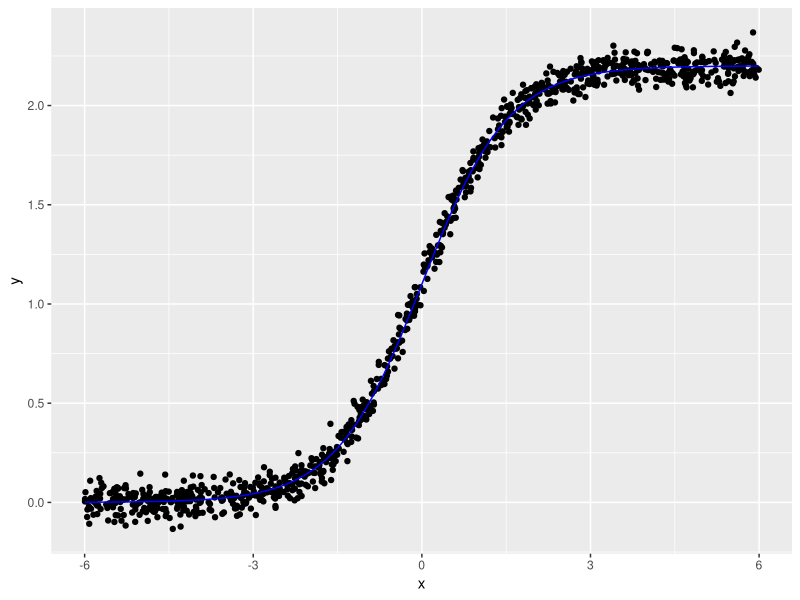
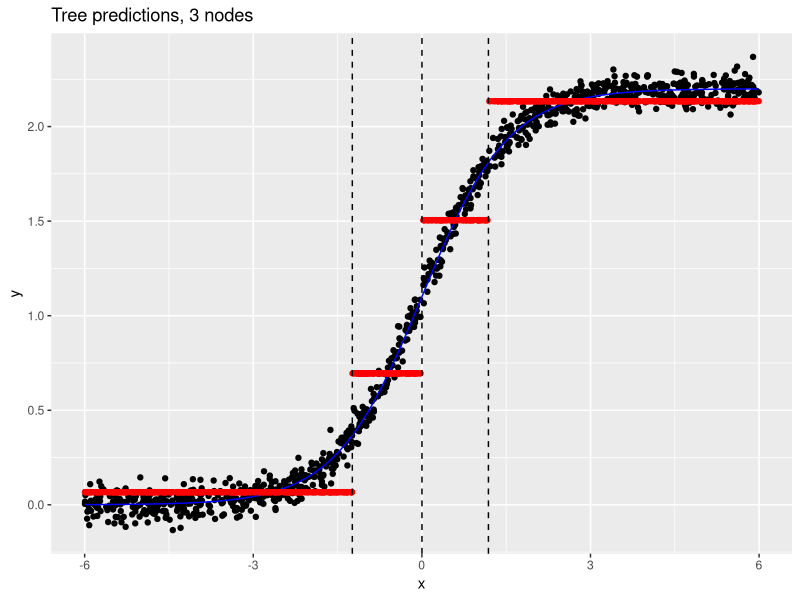
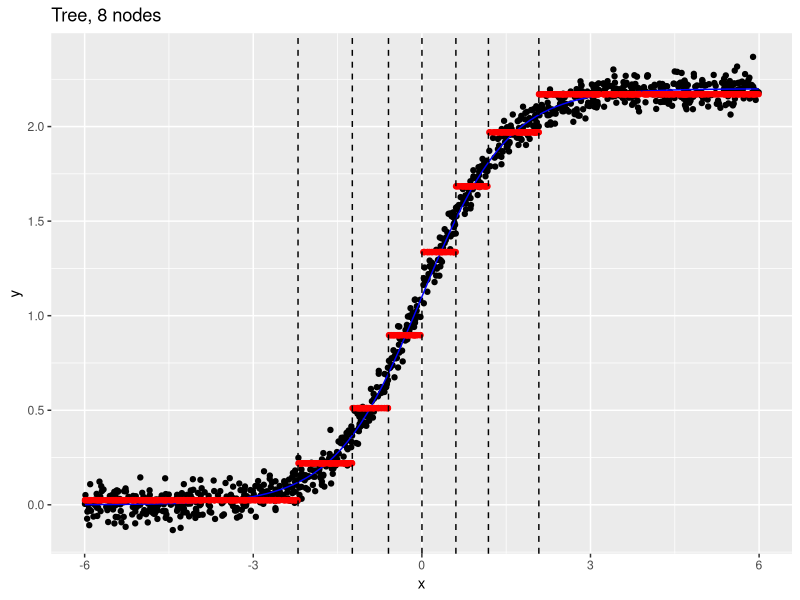
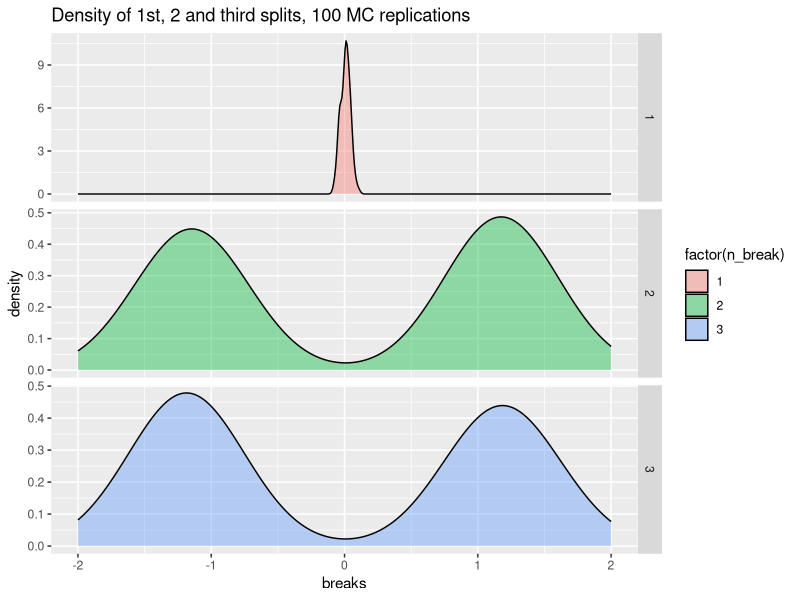
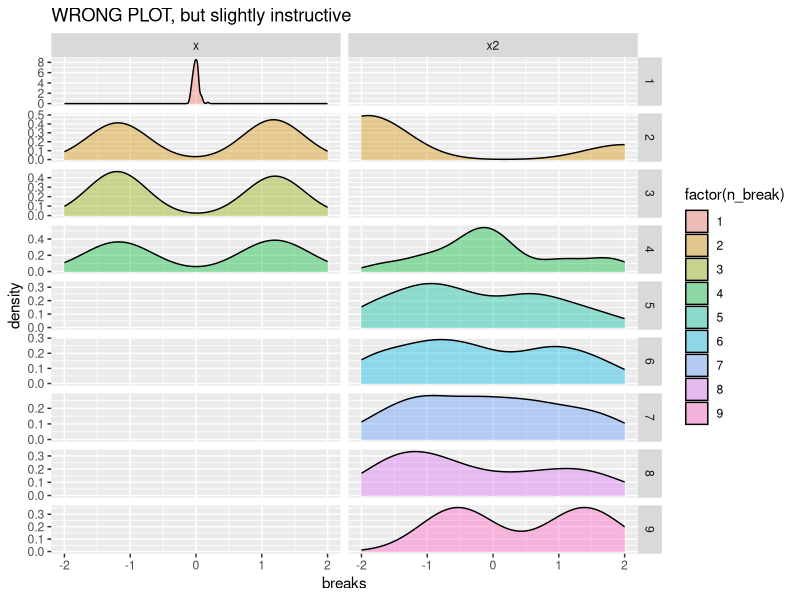
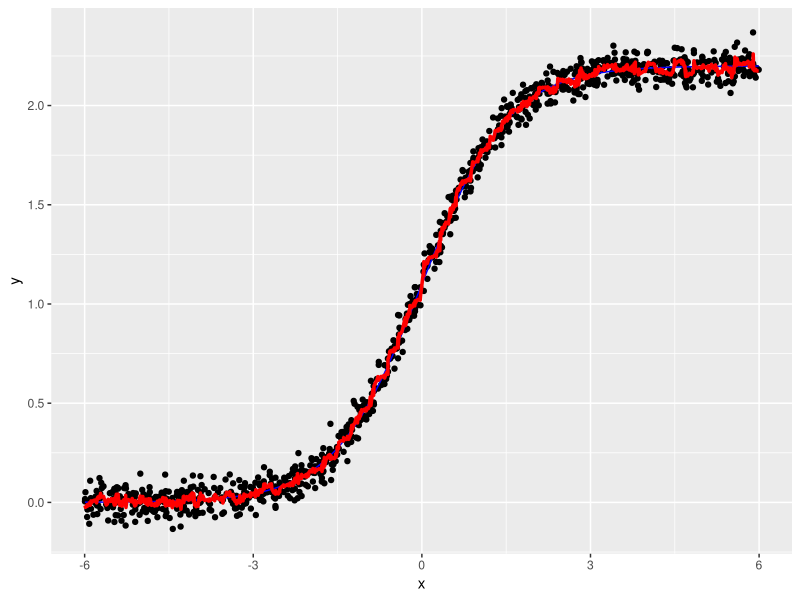
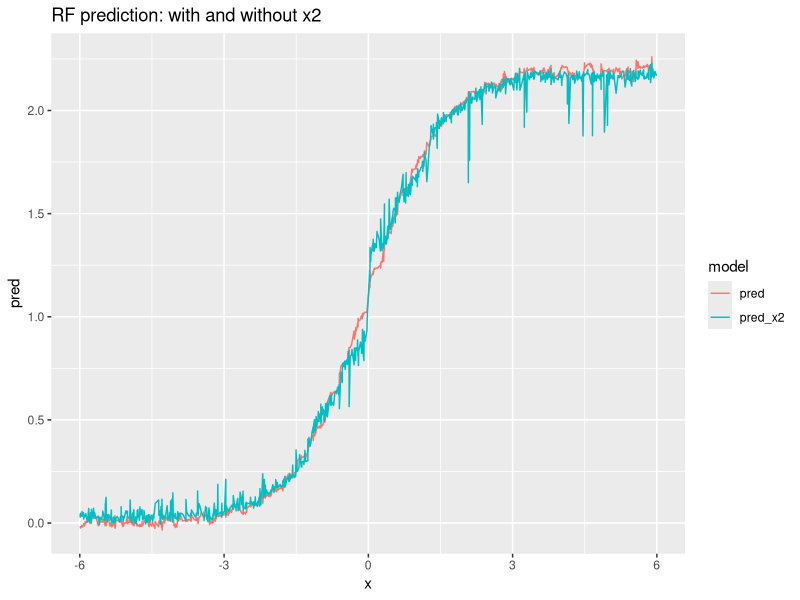
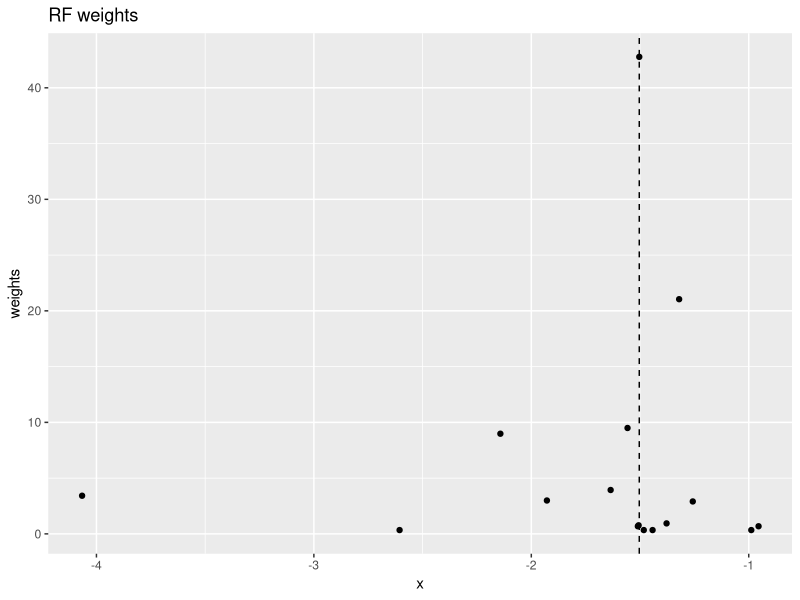

Generate these figures, in order, with R:
## ---- chunk 1
knitr::opts_chunk$set(echo = TRUE)
## ---- chunk 2
library(rpart)
# library(tree)
# library(party)
library(randomForest)
library(tidyverse)
library(magrittr)
## ---- chunk 3
set.seed(123)
N <-  1000
x <-  runif(N, -6, 6)

sigmoid <-  function(x, k=1, cent = 0)  1 / (1 + exp(-k*(x-cent)))


sim_dat <-  function(N = 1000, seed = 123, add_x2 = FALSE) {
  set.seed(seed)
  x <-  runif(N, -6, 6)
  y <-  2.2 *sigmoid(x, k = 1.3) +rnorm(N, sd = 0.05)
  df <-  data_frame(y=y, x=x, n_order = rank(x)) %>%
    mutate(n_row = 1:n())
  if(add_x2) df <-  df %>% 
    mutate(x2 = rnorm(N))
  df
}

df <-  sim_dat()
df

## ---- chunk 4
pl_raw <- ggplot(df, aes(x, y)) +
  geom_point() +
  stat_function(fun = function(x) 2.2 *sigmoid(x, 1.3), colour = "blue") 
  # geom_vline(xintercept = target_val)

pl_raw
## ---- chunk 5
get_breaks <-  function(x) UseMethod("get_breaks")
get_breaks.rpart <- function(x) {
  x$splits %>% 
    as_data_frame() %>% 
    mutate(variable = rownames(x$splits)) %>% 
    select(variable, everything()) %>% 
    rename(breaks = .data$index) %>%  
    arrange(desc(.data$improve))
}

get_pred <-  function(x, ...) UseMethod("get_pred")
get_pred.rpart <- function(x) {
  if(!"x" %in% names(x)) stop("Should call model with x=TRUE")
  data_frame(pred = predict(x),
             x = as.vector(x$x)) %>% 
  dplyr::select(x, pred)
}

plot_tree <-  function(x) UseMethod("plot_tree")

plot_tree.default <-  function(x) {
  pl_raw +
    geom_point(aes(y = pred), data = get_pred(x), colour = I("red")) +
    geom_vline(aes(xintercept = breaks), data = get_breaks(x), linetype = 2)
}

## ---- chunk 6
fit_rpart <- rpart(y ~ x, method="anova", data=df, control = list(cp=0.01), x = TRUE)
fit_rpart_2 <- rpart(y ~ x, method="anova", data=df, control = list(cp=0.001), x = TRUE)
## ---- chunk 7
plot_tree(fit_rpart) +
  ggtitle("Tree predictions, 3 nodes")
## ---- chunk 8
plot_tree(fit_rpart_2) +
  ggtitle("Tree, 8 nodes")
## ---- chunk 9
sim_breaks <-  function(N=1000, add_x2 = FALSE, formu = y~x) {
  sim_dat(N=N, seed =NULL, add_x2 = add_x2) %>% 
    rpart(formu, method="anova", data=., control = list(cp=0.01), x = TRUE) %>% 
    get_breaks() %>% 
    arrange(desc(improve)) %>% 
    mutate(n_break = 1:n())
}


sim_breaks_MC <-  rerun(100, sim_breaks()) %>% 
  bind_rows() %>% 
  mutate(n_sim = rep(1:100, each = 3))

## ---- chunk 10
sim_breaks_MC %>% 
  ggplot(aes(x= breaks, fill = factor(n_break)))+
  geom_density(alpha = I(0.4)) +
  facet_grid(n_break~., scales = "free") +
  xlim(c(-2, 2)) +
  ggtitle("Density of 1st, 2 and third splits, 100 MC replications")

## ---- chunk 11
sim_breaks_MC_x2 <-  rerun(100, sim_breaks(add_x2 = TRUE, formu = y~x + x2)) %>% 
  bind_rows() 

## ---- chunk 12
sim_breaks_MC_x2 %>% 
  ggplot(aes(x= breaks, fill = factor(n_break)))+
  geom_density(alpha = I(0.4)) +
  facet_grid(n_break ~ variable, scales = "free") +
  xlim(c(-2, 2)) +
  ggtitle("WRONG PLOT, but slightly instructive ")

## ---- chunk 13
fit_RF_n22 <- randomForest(y~x, data = df, nodesize = 22)
## ---- chunk 14
get_pred.randomForest <-  function(x, x_dat = df$x) {
  pred <- predict(x)
  data_frame(x = x_dat, pred = pred)
}

get_breaks.randomForest <-  function(x) get_breaks.rpart(x)
## ---- chunk 15
pl_raw +
  geom_line(aes(y = pred), data = get_pred(fit_RF_n22), colour = I("red"), size = I(1.2)) 
## ---- chunk 16
df_x2 <-  sim_dat(add_x2 = TRUE)
fit_RF_n22_x2 <- randomForest(y~x +x2, data = df_x2, nodesize = 22)
## ---- chunk 17
get_pred(fit_RF_n22) %>% 
  left_join(get_pred(fit_RF_n22_x2) %>%  rename(pred_x2 = pred), by = "x") %>% 
  gather(model, pred, starts_with("pred")) %>% 
  ggplot(aes(x = x, y = pred, colour = model)) +
  geom_line() +
  ggtitle("RF prediction: with and without x2")
## ---- chunk 18
fit_RF_n3_noBag <- randomForest(y~x +x2, data = df_x2, nodesize = 3, replace = FALSE, sampsize = N, n_tree = 300)
## ---- chunk 19
nodes_to_df <-  function(object, df_orig = df) {
  attr(predict(object, df_orig, nodes = TRUE), "nodes") %>% 
    as_tibble %>% 
    setNames(paste("tree", colnames(.), sep="_")) %>%
    bind_cols(df_orig %>%  select(starts_with("x"), y, n_row, n_order)) %>% 
    select(starts_with("x"), y , n_row, n_order, everything())
}

comp_weights_i_df <- function(nodes_df, i =target_obs) {
  comp_weights <-  function(x, i) {
    is_same_node <-  x==x[i]
    n_same <- sum(is_same_node)
    ifelse(is_same_node, 1/n_same, 0)
  }
  
  nodes_df %>% 
    mutate_at(vars(starts_with('tree')), funs(comp_weights(., i = i))) %>% 
    mutate(weights = rowMeans(select(., -x, -y, -n_row, -n_order)),
           is_target = n_row == i,
           weights_noi = ifelse(is_target, 0, weights) %>% {./sum(.)}) %>% 
    select(-starts_with("tree_")) %>% 
    select(x, y, is_target, n_row, n_order, weights, everything())
}

comp_weights_i_df_alter <-  function(object,  i = target_df$n_row) {
  object_l <- object %>% 
    gather(tree, node, starts_with("tree")) %>% 
    group_by(tree) %>% 
    filter(node == node[n_row ==  i]) %>% 
    mutate(n_obs_node = n()) %>% 
    ungroup()
  
  res_w <- object_l %>% 
    # filter(n_obs_node==3) %>% 
    count(n_row) %>% 
    arrange(desc(n)) %>% 
    mutate(weights = 100 * n/sum(n))

  df_x2 %>% 
    left_join(res_w, by = "n_row") %>% 
    mutate(is_included =! is.na(weights),
           is_target = n_row == i) %>% 
    mutate_at(c("n", "weights"), funs(ifelse(is.na(.), 0, .)))
}
  
## ---- chunk 20
target_val <-  -1.5

closest_x_df <-  function(df, target) {
  mutate(df, diff = abs(x-target), n_row = 1:n()) %>% 
    arrange(diff) %>% 
    head(1)
}

target_df <-  closest_x_df(df_x2, target_val)

## ---- chunk 21
fit_RF_nodes_n3 <- nodes_to_df(fit_RF_n3_noBag, df = df_x2)
# weights_df_i_n3 <- comp_weights_i_df(fit_RF_nodes_n3, i = target_df$n_row)
weights_df_i_n3_alter <-  comp_weights_i_df_alter(object = fit_RF_nodes_n3, i = target_df$n_row)
## ---- chunk 22
weights_df_i_n3_alter %>% 
  filter(is_included) %>% 
  ggplot(aes(x = x, y= weights)) +
  geom_vline(xintercept = target_df$x, linetype = 2)+
  geom_point() +
  ggtitle("RF weights")
## ---- chunk 23
pl_curve_weights <- weights_df_i_n3_alter %>% 
  ggplot(aes(x = x, y = y, size = weights, colour = is_included)) +
  geom_point() +
  geom_vline(xintercept = target_df$x, linetype = 2) +
  ggtitle("RF weights and neighborhood points") +
  geom_hline(yintercept = weights_df_i_n3_alter %$% weighted.mean(y, weights), linetype = 2, colour = "blue")

pl_curve_weights
## ---- chunk 24
pl_curve_weights +
  xlim(c(-2, -1)) +ylim(c(0, 0.5))
## ---- chunk 25
w_incl <- weights_df_i_n3_alter %>% 
  filter(is_included) %>% 
  summarise_at(c("x", "x2"), funs(min, max))
  
weights_df_i_n3_alter %>% 
  filter(between(x, w_incl$x_min, w_incl$x_max) & 
           between(x2, w_incl$x2_min, w_incl$x2_max) ) %>% 
  ggplot(aes(x=x, y = x2, colour = is_included, size =weights)) +
  geom_point() +
  geom_vline(xintercept = target_df$x, linetype = 2 )+
  geom_hline(yintercept = target_df$x2, linetype = 2) +
  ggtitle("RF weights in the x-x2 space")
  
## ---- chunk 26
sumry_bandw <- function(weight_df) {
  target_val_here <- filter(weight_df, is_target)$x
  
  weight_df %>% 
    mutate(diff = abs(x - target_val_here)) %>% 
    arrange(diff) %>% 
    mutate(weights_cum = cumsum(weights)) %>% 
    filter(weights_cum <= 95) %>% 
    summarise(knn = n() -1,
              width = sum(abs(range(x - target_val_here))),
              pred = weighted.mean(y, weights))
  
}

test <-  sumry_bandw(weights_df_i_n3_alter)
## ---- chunk 27
grid_df <- data_frame(target = quantile(df$x, probs = seq(0.01, 0.99, by = 0.01))) %>% 
  mutate(close_df = map(target, ~closest_x_df(df, .))) %>% 
  unnest(close_df) %>% 
  select(target, x , n_row)

## ---- chunk 28
grid_df_out <- grid_df %>% 
  # head(2) %>%
  mutate(search = map(n_row, ~comp_weights_i_df_alter(fit_RF_nodes_n3, .) %>% sumry_bandw)) %>% 
  unnest(search)

## ---- chunk 29
grid_df_out %>% 
  gather(measure, value, knn, width) %>% 
  ggplot(aes(x = target, y = value, colour = measure)) +
  geom_line() +
  facet_grid(measure~., scales = "free")+
  ggtitle("Pseudo number of neighbour and bandwidth for RF weights") +
  theme(legend.position = "none") +
  xlab("x")

## ---- chunk 30
pl_raw +
  geom_line(aes(y = pred), data = get_pred(fit_RF_n22), colour = I("red"), size = I(1.2)) +
  geom_line(aes(y = pred), data = grid_df_out, colour = I("blue"), size = I(1.2)) +
  ggtitle("Comparing manual vers RF prediction: use a different scheme (bootstrap?!)")
